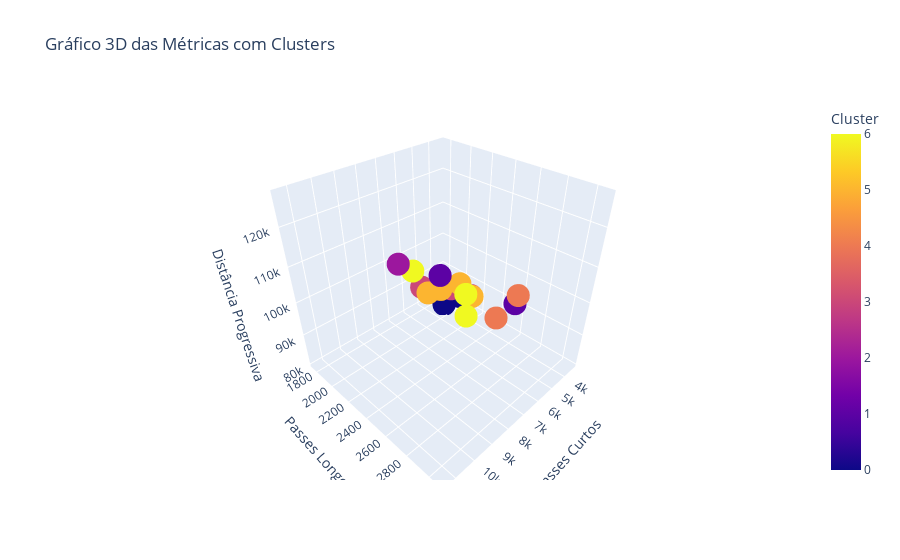

This figure's notebook cell:
### Markdown cell above
3.9. Realiza un gráfico en 3D con la librería plotly de las tres métricas, añade el color en función del cluster y el nombre de los equipos al gráfico.

### Code cell
import pandas as pd
from sklearn.cluster import KMeans
import plotly.express as px

fig= px.scatter_3d(df2,
                   x='Cmp_short',
                   y='Cmp_long',
                   z='PrgDist',
                   color='Cluster',
                   title='Gráfico 3D das Métricas com Clusters',

                    labels={'Cmp_short': 'Passes Curtos',
                           'Cmp_long':'Passes Longos',
                           'PrgDist':'Distância Progressiva'})

fig.update_traces(textposition='top center')
fig.show()

### Figure 1 — Plotly figure (JSON) as saved in the notebook; plotly's stock layout.template omitted (floating-point values rounded to 4 significant figures)
{"data": [{"hovertemplate": "Passes Curtos=%{x}<br>Passes Longos=%{y}<br>Distância Progressiva=%{z}<br>Cluster=%{marker.color}<extra></extra>", "legendgroup": "", "marker": {"color": [3, 5, 6, 2, 6, 5, 3, 3, 0, 0, 0, 5, 3, 5, 4, 1, 4, 6, 0, 1], "coloraxis": "coloraxis", "symbol": "circle"}, "mode": "markers", "name": "", "scene": "scene", "showlegend": false, "textposition": "top center", "type": "scatter3d", "x": [3828, 4837, 6091, 11376, 6579, 6075, 3962, 4368, 3346, 3584, 4453, 5271, 5139, 4331, 9088, 6069, 6788, 5483, 4424, 6123], "y": [1814, 2312, 1871, 2786, 2509, 2037, 2181, 2015, 1759, 1994, 1776, 2044, 1794, 2107, 3071, 2170, 2937, 2341, 1943, 2848], "z": [86512, 92587, 96920, 126905, 95412, 92457, 87898, 88547, 80569, 83075, 84034, 91418, 87464, 91815, 114272, 100328, 109972, 95694, 81657, 104151]}], "layout": {"coloraxis": {"colorbar": {"title": {"text": "Cluster"}}, "colorscale": [[0, "#0d0887"], [0.1111, "#46039f"], [0.2222, "#7201a8"], [0.3333, "#9c179e"], [0.4444, "#bd3786"], [0.5556, "#d8576b"], [0.6667, "#ed7953"], [0.7778, "#fb9f3a"], [0.8889, "#fdca26"], [1, "#f0f921"]]}, "legend": {"tracegroupgap": 0}, "scene": {"domain": {"x": [0, 1], "y": [0, 1]}, "xaxis": {"title": {"text": "Passes Curtos"}}, "yaxis": {"title": {"text": "Passes Longos"}}, "zaxis": {"title": {"text": "Distância Progressiva"}}}, "title": {"text": "Gráfico 3D das Métricas com Clusters"}}}
